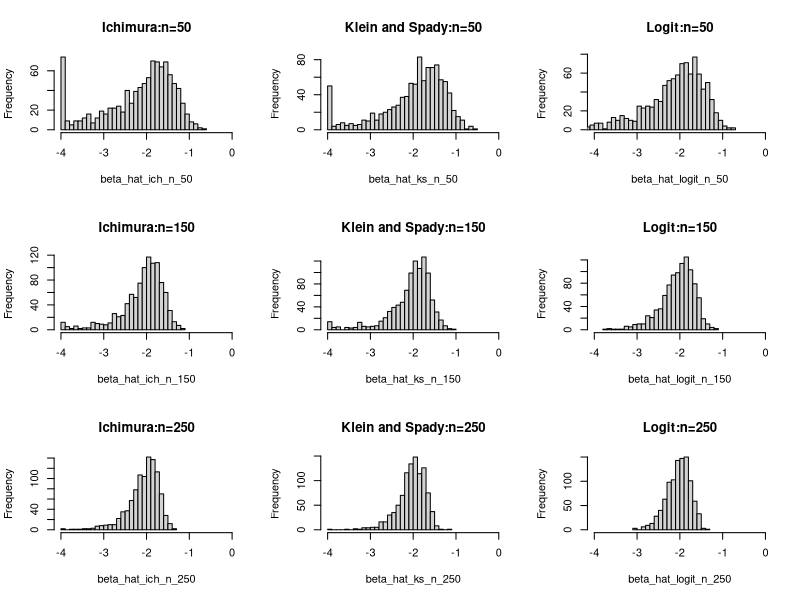

The R script that drew this image:
beta_ich_n_50=read.csv("beta_ich_mc_n_50.csv",header=TRUE)
beta_ks_n_50=read.csv("beta_ks_mc_n_50.csv",header=TRUE)
beta_ich_n_150=read.csv("beta_ich_mc_n_150.csv",header=TRUE)
beta_ks_n_150=read.csv("beta_ks_mc_n_150.csv",header=TRUE)
beta_ich_n_250=read.csv("beta_ich_mc_n_250.csv",header=TRUE)
beta_ks_n_250=read.csv("beta_ks_mc_n_250.csv",header=TRUE)
beta_logit_n_50=read.csv("beta_logit_mc_n_50.csv",header=TRUE)
beta_logit_n_150=read.csv("beta_logit_mc_n_150.csv",header=TRUE)
beta_logit_n_250=read.csv("beta_logit_mc_n_250.csv",header=TRUE)

#########################################################################
beta_hat_ich_n_50 <- beta_ich_n_50$x
beta_hat_ks_n_50 <- beta_ks_n_50$x
beta_hat_ich_n_150 <- beta_ich_n_150$x
beta_hat_ks_n_150 <- beta_ks_n_150$x
beta_hat_ich_n_250 <- beta_ich_n_250$x
beta_hat_ks_n_250 <- beta_ks_n_250$x
beta_hat_logit_n_50 <- beta_logit_n_50$x
beta_hat_logit_n_150 <- beta_logit_n_150$x
beta_hat_logit_n_250 <- beta_logit_n_250$x



par(mfrow=c(3,3))
hist(beta_hat_ich_n_50,breaks = 40, main="Ichimura:n=50",xlim = range(c(-4,0)))
hist(beta_hat_ks_n_50,breaks = 40, main="Klein and Spady:n=50",xlim = range(c(-4,0)))
hist(beta_hat_logit_n_50,breaks = 250, main="Logit:n=50",xlim = range(c(-4,0)))
hist(beta_hat_ich_n_150,breaks = 40, main="Ichimura:n=150",xlim = range(c(-4,0)))
hist(beta_hat_ks_n_150,breaks = 40, main="Klein and Spady:n=150",xlim = range(c(-4,0)))
hist(beta_hat_logit_n_150,breaks = 30, main="Logit:n=150",xlim = range(c(-4,0)))
hist(beta_hat_ich_n_250,breaks = 30, main="Ichimura:n=250",xlim = range(c(-4,0)))
hist(beta_hat_ks_n_250,breaks = 40, main="Klein and Spady:n=250",xlim = range(c(-4,0)))
hist(beta_hat_logit_n_250,breaks = 20, main="Logit:n=250",xlim = range(c(-4,0)))

#boxplot(beta_ich_standard$x, main="beta_ich_standard")
#boxplot(beta_ks_standard$x, main="beta_ks_standard")

#stats_ich_standard <- boxplot.stats(beta_ich_standard$x, coef = 1.5)$stats
#stats_ks_standard <- boxplot.stats(beta_ks_standard$x, coef = 1.5)$stats